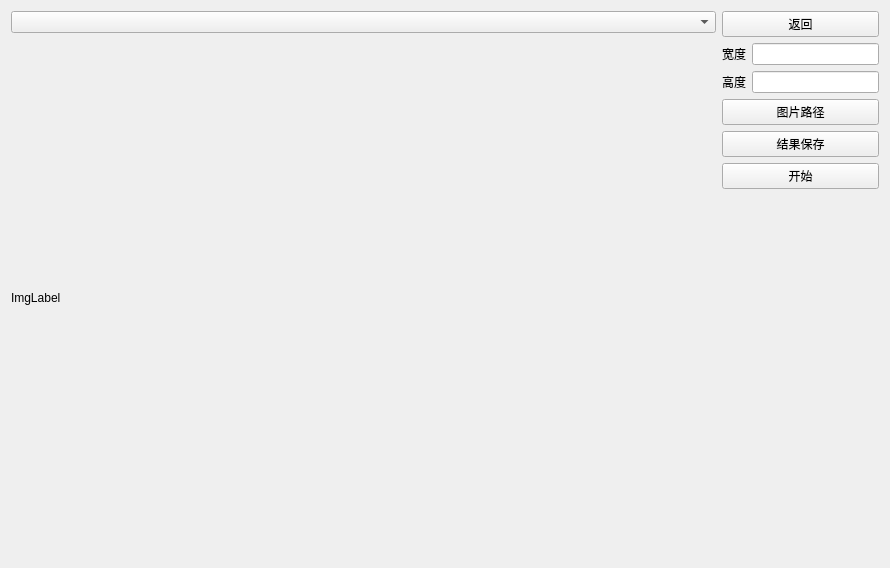
<?xml version="1.0" encoding="UTF-8"?>
<ui version="4.0">
 <class>croptool</class>
 <widget class="QWidget" name="croptool">
  <property name="geometry">
   <rect>
    <x>0</x>
    <y>0</y>
    <width>890</width>
    <height>568</height>
   </rect>
  </property>
  <property name="windowTitle">
   <string>Form</string>
  </property>
  <layout class="QGridLayout" name="gridLayout">
   <item row="0" column="0">
    <layout class="QHBoxLayout" name="horizontalLayout_3" stretch="9,2">
     <item>
      <layout class="QVBoxLayout" name="verticalLayout_3">
       <item>
        <widget class="QComboBox" name="comboBox"/>
       </item>
       <item>
        <widget class="QLabel" name="label">
         <property name="text">
          <string>ImgLabel</string>
         </property>
        </widget>
       </item>
      </layout>
     </item>
     <item>
      <layout class="QVBoxLayout" name="verticalLayout_2">
       <item>
        <widget class="QPushButton" name="comback">
         <property name="text">
          <string>返回</string>
         </property>
        </widget>
       </item>
       <item>
        <layout class="QVBoxLayout" name="verticalLayout">
         <item>
          <layout class="QHBoxLayout" name="horizontalLayout">
           <item>
            <widget class="QLabel" name="label_2">
             <property name="text">
              <string>宽度</string>
             </property>
            </widget>
           </item>
           <item>
            <widget class="QLineEdit" name="lineEdit_width"/>
           </item>
          </layout>
         </item>
         <item>
          <layout class="QHBoxLayout" name="horizontalLayout_2">
           <item>
            <widget class="QLabel" name="label_3">
             <property name="text">
              <string>高度</string>
             </property>
            </widget>
           </item>
           <item>
            <widget class="QLineEdit" name="lineEdit_height"/>
           </item>
          </layout>
         </item>
        </layout>
       </item>
       <item>
        <widget class="QPushButton" name="srcimgpath">
         <property name="text">
          <string>图片路径</string>
         </property>
        </widget>
       </item>
       <item>
        <widget class="QPushButton" name="resultsavepath">
         <property name="text">
          <string>结果保存</string>
         </property>
        </widget>
       </item>
       <item>
        <widget class="QPushButton" name="runbutten">
         <property name="text">
          <string>开始</string>
         </property>
        </widget>
       </item>
       <item>
        <spacer name="verticalSpacer">
         <property name="orientation">
          <enum>Qt::Vertical</enum>
         </property>
         <property name="sizeHint" stdset="0">
          <size>
           <width>20</width>
           <height>40</height>
          </size>
         </property>
        </spacer>
       </item>
      </layout>
     </item>
    </layout>
   </item>
  </layout>
 </widget>
 <resources/>
 <connections/>
</ui>
